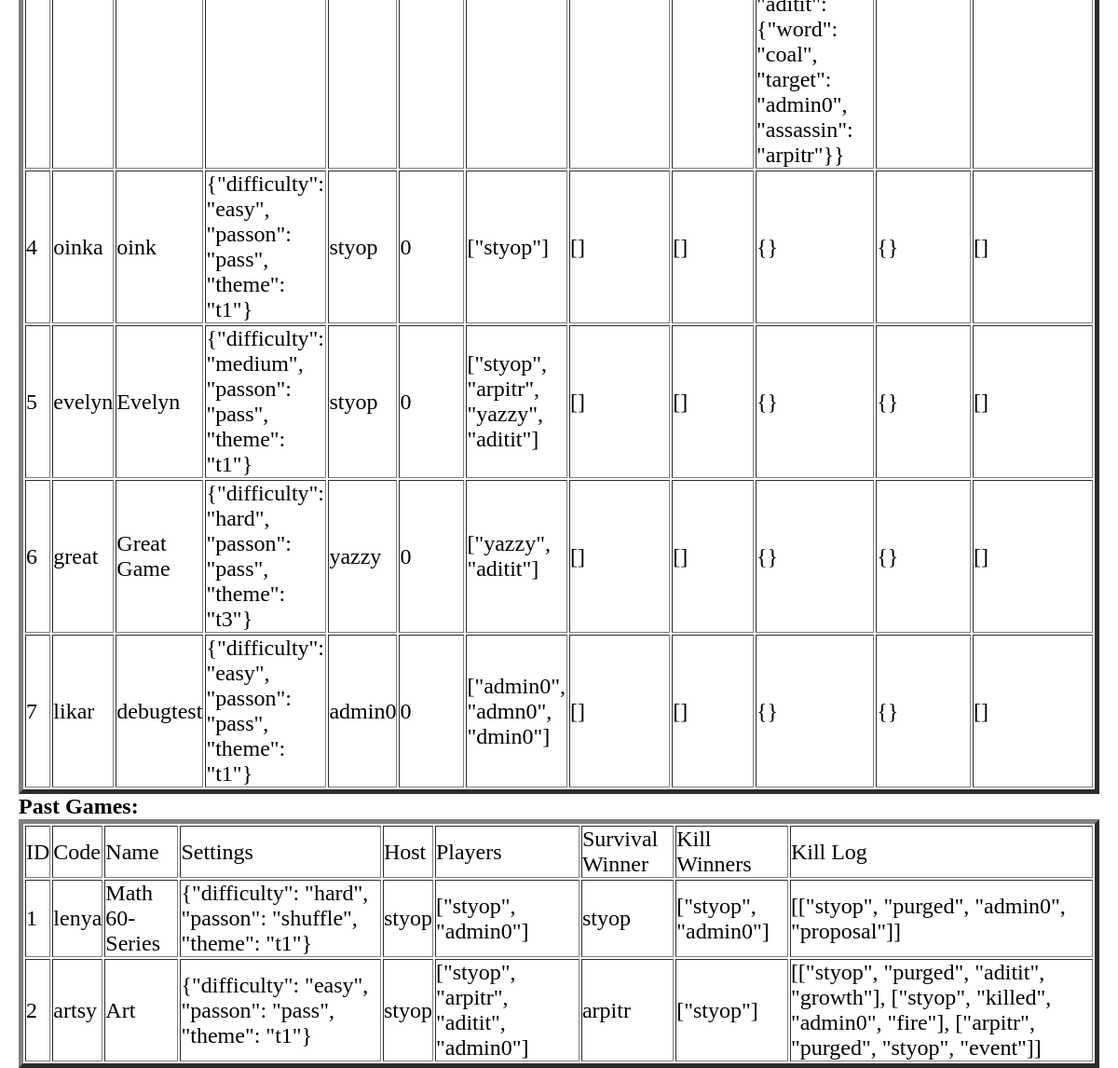
The page /debug/ (lower part) on the database as committed earlier.
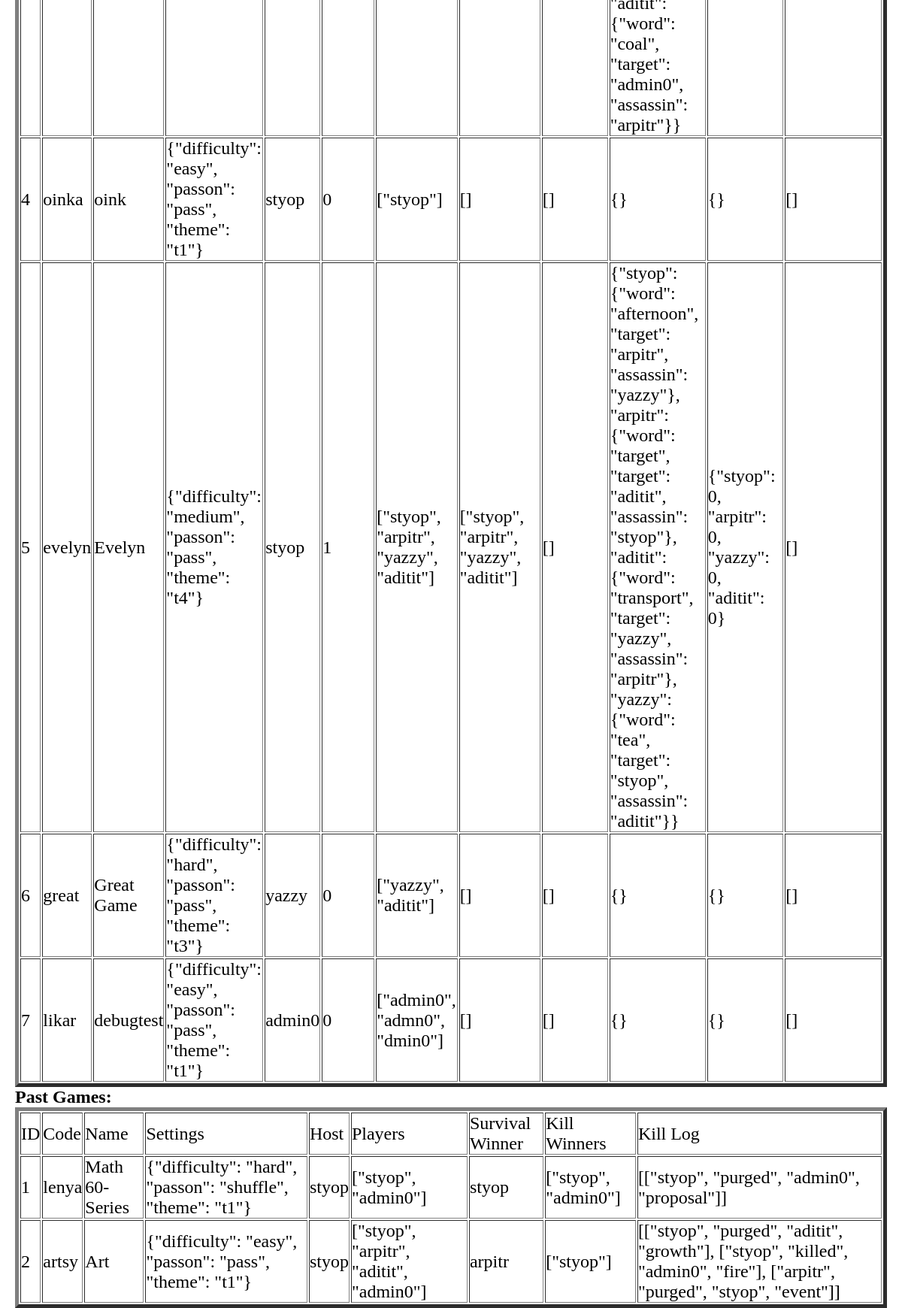
The same page on the database as committed later.
### tables this page shows
CREATE TABLE Games (     id INTEGER PRIMARY KEY AUTOINCREMENT,     code TEXT NOT NULL,     name TEXT NOT NULL,    settings TEXT NOT NULL,     host TEXT NOT NULL,     started BOOLEAN NOT NULL CHECK (started IN (0,1)),     players TEXT NOT NULL,     alive TEXT NOT NULL,     purged TEXT NOT NULL,     targets TEXT NOT NULL,     killCount TEXT NOT NULL,     killLog TEXT NOT NULL);

CREATE TABLE PastGames (     id INTEGER PRIMARY KEY AUTOINCREMENT,     code TEXT NOT NULL,     name TEXT NOT NULL,    settings TEXT NOT NULL,     host TEXT NOT NULL,     players TEXT NOT NULL,     survivalWinner TEXT NOT NULL,     killWinners TEXT NOT NULL,     killLog TEXT NOT NULL);

### app.py (the view)
@app.route('/debug/')
def debug():
    with sqlite3.connect("database.db") as con:
        con.row_factory = sqlite3.Row
        cur = con.cursor()
        cur.execute("SELECT * from Players")
        playerRows = cur.fetchall()   #rows of the Players table
        cur.execute("SELECT * from Games")
        gameRows = cur.fetchall()   #rows of the Games table
        cur.execute("SELECT * from pastGames")
        pastRows = cur.fetchall()   #rows of the pastGames table
    return render_template('debug.html', playerRows = playerRows, gameRows = gameRows, pastRows=pastRows)

### templates/debug.html (shortened to what this page needs)
<!DOCTYPE html>
<html lang="en">
<head>
    <link rel="stylesheet" href="{{ url_for('static', filename='css/main.css') }}">
    <link rel="stylesheet" href="{{ url_for('static', filename='css/debug.css') }}">
</head>
<body>
        <table border=5>
            {% for row in gameRows %}
            <tr>
            <td>{{row["id"]}}</td>
            <td>{{row["code"]}}</td>
            <td>{{row["name"]}}</td>
            <td>{{row["settings"]}}</td>
            <td>{{row["host"]}}</td>
            <td>{{row["started"]}}</td>
            <td>{{row["players"]}}</td>
            <td>{{row["alive"]}}</td>
            <td>{{row["purged"]}}</td>
            <td>{{row["targets"]}}</td>
            <td>{{row["killCount"]}}</td>
            <td>{{row["killLog"]}}</td>
            </tr>
            {% endfor %}
            </table>
            <h2>Past Games:</h2>
            <table border=5>
                <thead>
                <td>ID</td>
                <td>Code</td>
                <td>Name</td>
                <td>Settings</td>
                <td>Host</td>
                <td>Players</td>
                <td>Survival Winner</td>
                <td>Kill Winners</td>
                <td>Kill Log</td>
                </thead>
                {% for row in  pastRows %}
                <tr>
                <td>{{row["id"]}}</td>
                <td>{{row["code"]}}</td>
                <td>{{row["name"]}}</td>
                <td>{{row['settings']}}</td>
                <td>{{row["host"]}}</td>
                <td>{{row["players"]}}</td>
                <td>{{row["survivalWinner"]}}</td>
                <td>{{row["killWinners"]}}</td>
                <td>{{row["killLog"]}}</td>
                </tr>
                {% endfor %}
                </table>
</body>
</html>

### static/css/main.css (style rules this page uses)
* { margin: 0; padding: 0; font-family: 'Consolas', 'Palatino', Times, serif; font-size: x-large; }
html { height: 100%; }
body { background-image: url(/static/img/backgrounds/oneBig.jpg); -webkit-background-size: cover; -moz-background-size: cover; -o-background-size: cover; background-size: cover; background-size: auto 100%; background-position: bottom right; background-repeat: no-repeat; background-color: #FFD964; background-attachment: fixed; }

### static/css/debug.css (style rules this page uses)
body { background: none; margin: 20px; }
* { font-family: unset; }

Rows that differ between the two databases and show on the page:
changed Games "evelyn": settings "{\"difficulty\": \"medium\", \"passon\": \"pass\", \"theme\": \"t1\"}" → "{\"difficulty\": \"medium\", \"passon\": \"pass\", \"theme\": \"t4\"}"; started "0" → "1"; alive "[]" → "[\"styop\", \"arpitr\", \"yazzy\", \"aditit\"]"; targets "{}" → "{\"styop\": {\"word\": \"afternoon\", \"target\": \"arpitr\", \"assassin\": \"yazzy\"}, \"arpitr\": {\"word\": \"target\", \"target\": \"aditit\", \"assassin\": \"styop\"}, \"aditit\": {\"word\": \"transport\", \"target\": \"yazzy\", \"assassin\": \"arpitr\"}, \"yazzy\": {\"word\": \"tea\", \"target\": \"styop\", \"assassin\": \"aditit\"}}"; killCount "{}" → "{\"styop\": 0, \"arpitr\": 0, \"yazzy\": 0, \"aditit\": 0}"
